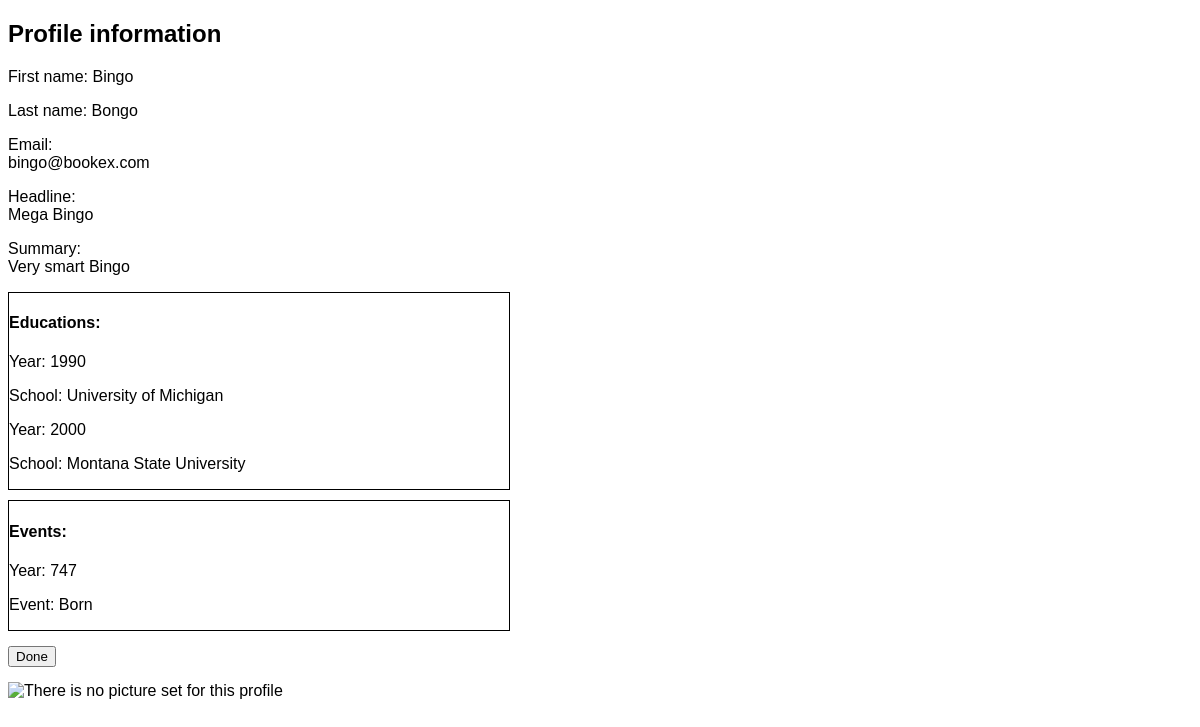
Screenshot of /project-core/assignment/view.php?profile_id=8 with the database file from the repository.
### tables this page shows
CREATE TABLE `profiles` (
  `profile_id` int NOT NULL,
  `user_id` int NOT NULL,
  `first_name` mediumtext,
  `last_name` mediumtext,
  `email` mediumtext,
  `headline` mediumtext,
  `link` mediumtext NOT NULL,
  `summary` mediumtext
);

CREATE TABLE `positions` (
  `position_id` int NOT NULL,
  `profile_id` int DEFAULT NULL,
  `rank` int DEFAULT NULL,
  `year` int DEFAULT NULL,
  `description` mediumtext
);

### project-core/assignment/util.php (called while the page is built, shortened)
<?php
function load_pos ($pdo, $profile_id) {
  $sql = "SELECT * FROM positions WHERE profile_id = :pid ORDER BY `rank`";
  $pos_stmt = $pdo->prepare($sql);
  $pos_stmt->execute(array(':pid' => $profile_id));
  $pos_row = $pos_stmt->fetchAll(PDO::FETCH_ASSOC);
  return $pos_row;
}
function load_edu ($pdo, $profile_id) {
  $sql = "SELECT year, name FROM educations JOIN institutions ON educations.institution_id = institutions.institution_id WHERE profile_id = :pid ORDER BY 'rank'";
  $edu_stmt = $pdo->prepare($sql);
  $edu_stmt->execute(array(':pid' => $profile_id));
  $edu_row = $edu_stmt->fetchAll(PDO::FETCH_ASSOC);
  return $edu_row;
}
?>

### project-core/assignment/view.php (the view, shortened to what this page needs)
<?php
  require_once './pdo.php';
  require_once './util.php';
  $sql = "SELECT * FROM profiles where profile_id = :pid";
  $stmt = $pdo->prepare($sql);
  $stmt-> execute(array(':pid' => $_GET['profile_id']));
  $row = $stmt->fetch(PDO::FETCH_ASSOC);
  $url_parts = parse_url($row['link']);
  $url_parts['scheme'] = isset($url_parts['scheme']) === true ? $url_parts['scheme'] : 'empty';
  if ($url_parts['scheme'] === 'https' || $url_parts['scheme'] === 'http') {
    $link = curling($row['link']);
    $msg = 'This is profile image';
  } else {
    $link = '';
    $msg = 'There is no picture set for this profile';
  }
  $pos_row = load_pos($pdo, $_REQUEST['profile_id']);
  $edu_row = load_edu($pdo, $_REQUEST['profile_id']);
?>
<!DOCTYPE html>
<html lang="en">
<head>
  <?php require_once './head.php' ?>
</head>
<body>
  <h2>Profile information</h2>
  <div>
    <p>First name: <?= htmlentities($row['first_name']) ?></p>
    <p>Last name: <?= htmlentities($row['last_name']) ?></p>
    <p>Email:</br><?= htmlentities($row['email']) ?></p>
    <p>Headline:</br><?= htmlentities($row['headline']) ?></p>
    <p>Summary:</br><?= htmlentities($row['summary']) ?></p>
    <div id="eduFields" style="border: 1px solid black; margin: 10px 0 10px 0; max-width: 500px;">
      <h4>Educations:</h4>
      <?php
        $edu = 0;
        if ($edu_row != false):
          foreach ($edu_row as $education) {
            $edu++;
            echo '<div id="edu' . $edu . '">';
            echo '<p>Year: <span name="edu_year' . $edu . '">' . htmlentities($education['year']) . '</span></p>';
            echo '<p>School: <span name="edu_school' . $edu . '">' . htmlentities($education['name']) . '</span></p>';
            echo '</div>';
          }
        else:
          echo '<p>No educations set</p>';
        endif;
      ?>
    </div>
    <div id="posFields" style="border: 1px solid black; margin: 10px 0 10px 0; max-width: 500px;">
      <h4>Events:</h4>
      <?php
        $pos = 0;
        if ($pos_row != false):
          foreach ($pos_row as $position) {
            $pos++;
            echo '<div id="position' . $pos . '">';
            echo '<p>Year: <span name="year' . $pos . '">' . htmlentities($position['year']) . '</span></p>';
            echo '<p>Event: <span name="desc' . $pos . '">';
            echo htmlentities($position['description']);
            echo '</span></p>';
            echo '</div>';
          }
        else:
          echo '<p>No events set</p>';
        endif;
      ?>
    </div>
    <form method="post">
      <input type="submit" name="done" value="Done" style="display: block; margin-bottom: 15px; margin-top: 15px;">
    </form>
    <div>
      <img style="max-height: 400px;" src="<?= $link ?>" alt="<?= $msg ?>">
    </div>
  </div>
</body>
</html>

### project-core/assignment/head.php (style rules this page uses)
html { font-family: Arial, Helvetica, sans-serif; }

### rows the page displays
profiles: first_name "Bingo", last_name "Bongo", email "bingo@bookex.com", headline "Mega Bingo", summary "Very smart Bingo"
positions: year "747", description "Born"

### other values shown
$education['year'] "1990"
$education['name'] "University of Michigan"
$education['year'] "2000"
$education['name'] "Montana State University"
